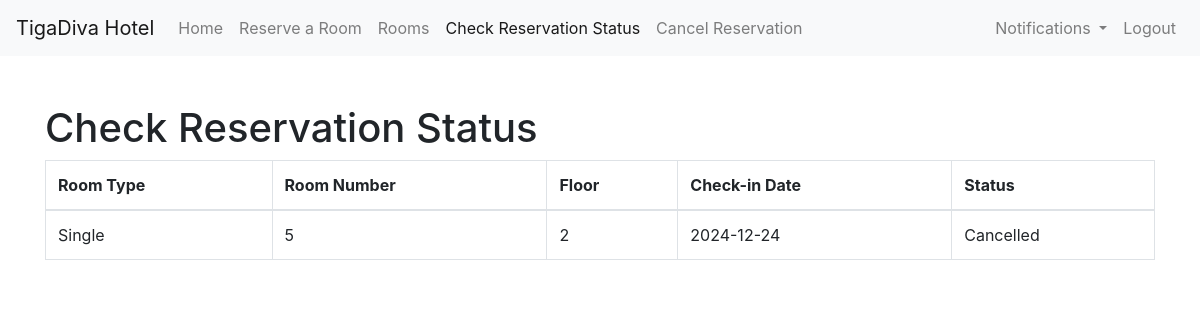
Page /check_status.php (signed in) on the earlier database version.
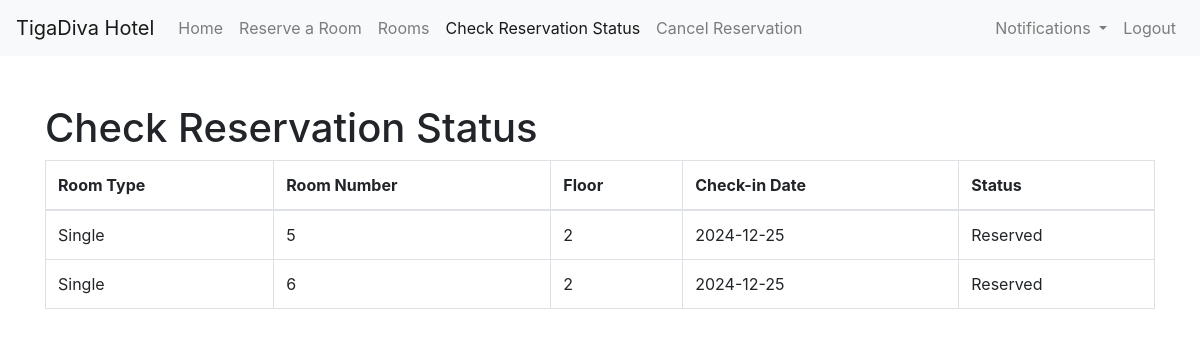
Same page on the later database version.
### tables this page shows
CREATE TABLE `reservations` (
  `id` int(11) NOT NULL,
  `guest_name` varchar(100) NOT NULL,
  `email` varchar(100) NOT NULL,
  `room_type` varchar(50) NOT NULL,
  `floor` int(11) NOT NULL,
  `room_number` int(11) NOT NULL,
  `room_id` int(11) NOT NULL,
  `check_in_date` date NOT NULL,
  `check_out_date` date NOT NULL,
  `status` varchar(20) NOT NULL,
  `payment_status` varchar(20) NOT NULL,
  `total_payment` decimal(10,2) NOT NULL,
  `payment_method` varchar(20) NOT NULL
);

### check_status.php (the view, shortened to what this page needs)
<!DOCTYPE html>
<html lang="en">
<head>
    <link href="https://stackpath.bootstrapcdn.com/bootstrap/4.5.2/css/bootstrap.min.css" rel="stylesheet">
</head>
<body>
    <?php include 'navbar.php'; ?>
    <div class="container mt-5">
        <h1>Check Reservation Status</h1>
        <?php
        if (isset($_SESSION['username'])) {
            $servername = "localhost";
            $username = "root";
            $password = "";
            $dbname = "hotel_reservation";
            $conn = new mysqli($servername, $username, $password, $dbname);
            $user_email = $_SESSION['username'];
            $sql_check_reservation = "SELECT * FROM reservations WHERE email='$user_email'";
            $result_check_reservation = $conn->query($sql_check_reservation);
            if ($result_check_reservation->num_rows > 0) {
                echo "<table class='table table-bordered'>";
                echo "<thead><tr><th>Room Type</th><th>Room Number</th><th>Floor</th><th>Check-in Date</th><th>Status</th></tr></thead>";
                echo "<tbody>";
                while($row = $result_check_reservation->fetch_assoc()) {
                    echo "<tr><td>{$row['room_type']}</td><td>{$row['room_number']}</td><td>{$row['floor']}</td><td>{$row['check_in_date']}</td><td>{$row['status']}</td></tr>";
                }
                echo "</tbody></table>";
            } else {
                echo "<p>No reservations found.</p>";
            }
        } else {
            echo "<p>Please log in to check your reservation status.</p>";
        }
        ?>
    </div>
</body>
</html>

### navbar.php (shortened to what this page needs)
<nav class="navbar navbar-expand-lg navbar-light bg-light">
    <a class="navbar-brand" href="#">TigaDiva Hotel</a>
    <div class="collapse navbar-collapse">
        <ul class="navbar-nav mr-auto">
            <li class="nav-item <?= basename($_SERVER['PHP_SELF']) == 'index.php' ? 'active' : '' ?>"><a class="nav-link" href="index.php">Home</a></li>
            <li class="nav-item <?= basename($_SERVER['PHP_SELF']) == 'reserve.php' ? 'active' : '' ?>"><a class="nav-link" href="reserve.php">Reserve a Room</a></li>
            <li class="nav-item <?= basename($_SERVER['PHP_SELF']) == 'rooms.php' ? 'active' : '' ?>"><a class="nav-link" href="rooms.php">Rooms</a></li>
            <li class="nav-item <?= basename($_SERVER['PHP_SELF']) == 'check_status.php' ? 'active' : '' ?>"><a class="nav-link" href="check_status.php">Check Reservation Status</a></li>
            <li class="nav-item <?= basename($_SERVER['PHP_SELF']) == 'cancel_reservation.php' ? 'active' : '' ?>"><a class="nav-link" href="cancel_reservation.php">Cancel Reservation</a></li>
        </ul>
        <ul class="navbar-nav ml-auto">
            <?php if (isset($_SESSION['username'])): ?>
                <li class="nav-item dropdown">
                    <a class="nav-link dropdown-toggle" href="#" id="notifications" role="button" data-toggle="dropdown" aria-haspopup="true" aria-expanded="false">
                        Notifications
                    </a>
                </li>
                <li class="nav-item"><a class="nav-link" href="logout.php">Logout</a></li>
            <?php else: ?>
                <li class="nav-item"><a class="nav-link" href="login.php">Login</a></li>
            <?php endif; ?>
        </ul>
    </div>
</nav>

Differences in the rows shown:
removed reservations: room_type "Single", room_number "5", floor "2", check_in_date "2024-12-24", status "Cancelled"
added reservations: room_type "Single", room_number "5", floor "2", check_in_date "2024-12-25", status "Reserved"
added reservations: room_type "Single", room_number "6", floor "2", check_in_date "2024-12-25", status "Reserved"
